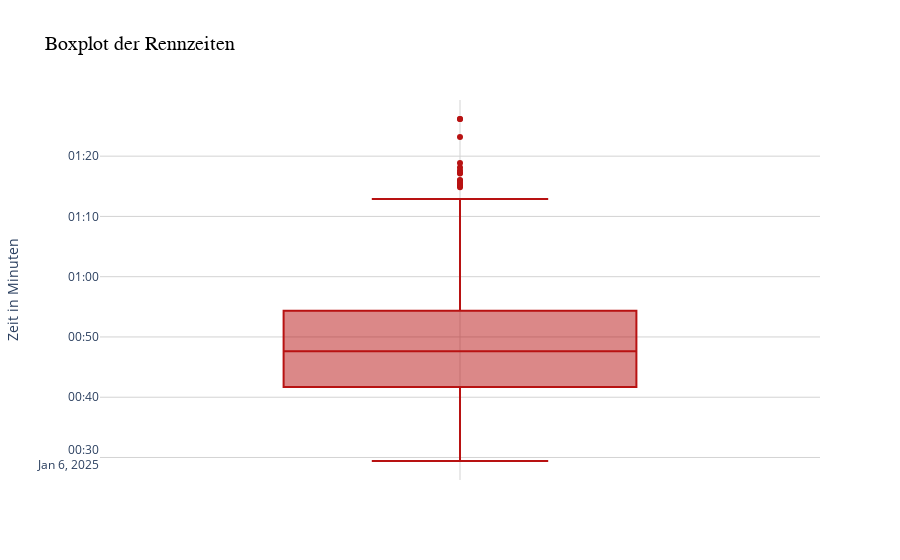

Notebook code for this chart:
### Code cell
boxplot_race_time = px.box(
  df, 
  y = "Zeit", 
  title = "Boxplot der Rennzeiten", 
  color_discrete_sequence=["#b81212"]  
)

# Customize layout
boxplot_race_time.update_layout(
    title_font=dict(size=20, family="Arial", color="black"), 
    yaxis_title="Zeit in Minuten",  # Y-axis title
    xaxis=dict(showgrid=True, gridcolor="lightgray"),  
    yaxis=dict(showgrid=True, gridcolor="lightgray"),
    plot_bgcolor="white",  
)


boxplot_race_time.show()

### Figure 1 — Plotly figure (JSON) as saved in the notebook; plotly's stock layout.template omitted (floating-point values rounded to 4 significant figures; data arrays with more than 128 entries replaced by an {"elided": "..."} marker saying what was removed)
{"data": [{"alignmentgroup": "True", "hovertemplate": "Zeit=%{y}<extra></extra>", "legendgroup": "", "marker": {"color": "#b81212"}, "name": "", "notched": false, "offsetgroup": "", "orientation": "v", "showlegend": false, "type": "box", "x0": " ", "xaxis": "x", "y": {"elided": "1337 str values"}, "y0": " ", "yaxis": "y"}], "layout": {"boxmode": "group", "legend": {"tracegroupgap": 0}, "plot_bgcolor": "white", "title": {"font": {"color": "black", "family": "Arial", "size": 20}, "text": "Boxplot der Rennzeiten"}, "xaxis": {"anchor": "y", "domain": [0, 1], "gridcolor": "lightgray", "showgrid": true}, "yaxis": {"anchor": "x", "domain": [0, 1], "gridcolor": "lightgray", "showgrid": true, "title": {"text": "Zeit in Minuten"}}}}
